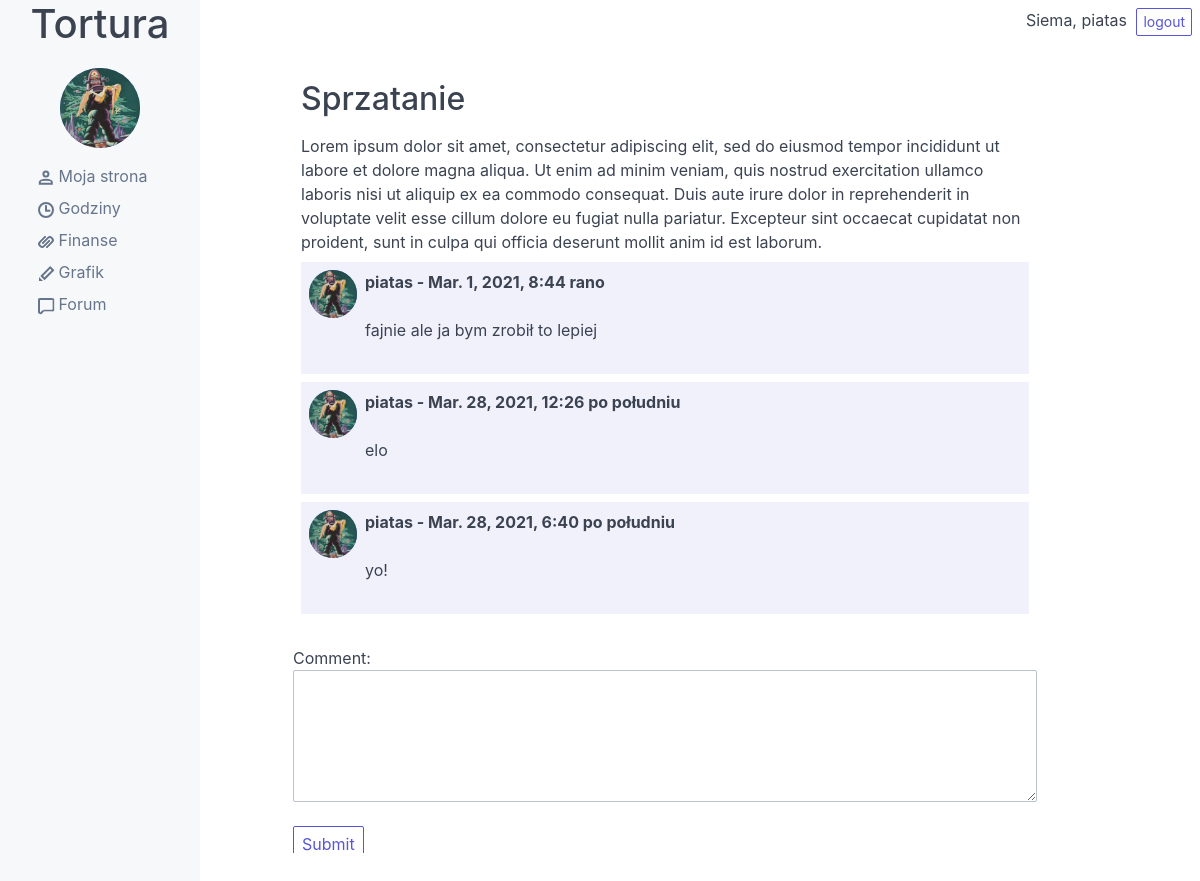
/article/2/ (signed in), run on an earlier commit of the app's database.
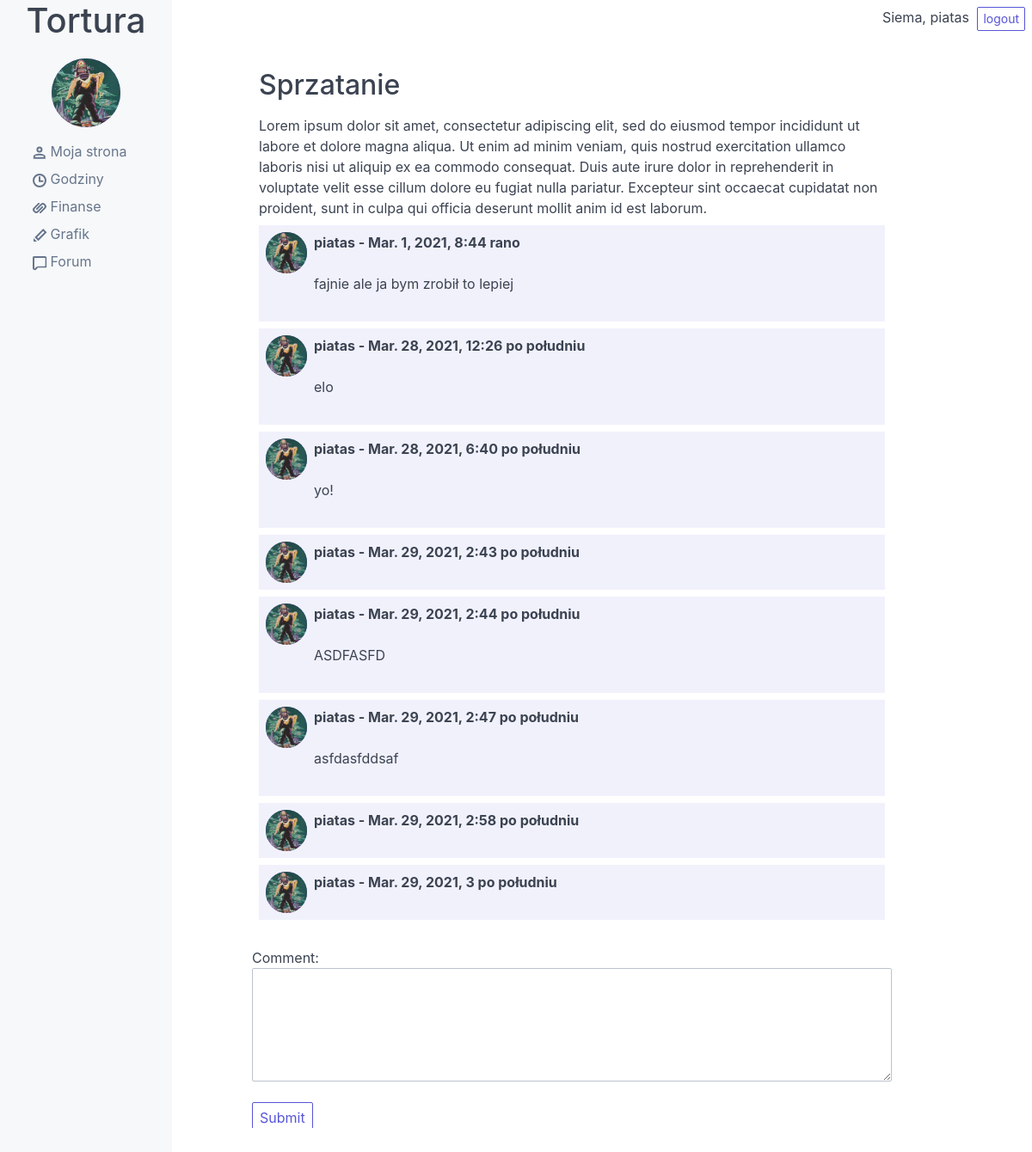
And on a later commit of the database.
### articles/models.py (models this page shows, shortened)
class Profile(models.Model):
    user = models.OneToOneField(User, null=True, on_delete=models.CASCADE)
    image = models.ImageField(default='default.jpg', upload_to='profile_pics')
    rate = models.FloatField(null=True)
    logged = models.BooleanField(default=False)

class Article(models.Model):
    user = models.ForeignKey(User, on_delete=models.SET_NULL, null=True)
    title = models.CharField(max_length=256, verbose_name='Title')
    content = models.TextField(verbose_name='Content')
    snippet = models.CharField(max_length=120, verbose_name='Snippet')
    publication_datetime = models.DateTimeField(auto_now_add=True)
    class Meta:
        ordering = ['-publication_datetime']

class Comment(models.Model):
    article = models.ForeignKey(Article, on_delete=models.CASCADE)
    user = models.ForeignKey(User, on_delete=models.SET_NULL, null=True)
    content = models.TextField(verbose_name='comment')
    email = models.EmailField(max_length=256, verbose_name='e-mail', default='')
    publication_datetime = models.DateTimeField(auto_now_add=True)
    status = models.CharField(
        max_length=8,
        choices=PUBLICATION_STATUSES,
        default='accepted',
        )

### articles/views.py (the view)
# urls.py: path('article/<int:pk>/', ArticleDetailView.as_view(), name='article-detail'),
class ArticleDetailView(LoginRequiredMixin, DetailView):
    model = apps.get_model('articles.Article')
    def get_context_data(self, **kwargs):
        context = super().get_context_data(**kwargs)
        context['form'] = CommentCreateForm()
        return context

### articles/forms.py
class CommentCreateForm(forms.ModelForm):
    class Meta:
        model = Comment
        fields = [
            'content',
            ]
    def __init__(self, *args, **kwargs):
        super().__init__(*args, **kwargs)
        self.fields['content'].widget.attrs.update({
            'class': 'form-input',
            'rows': 5,
            })
        self.fields['content'].required = False

### articles/templates/articles/article_detail.html (shortened to what this page needs)
{% extends 'base.html' %}
{% block content %}
<br>
<div>
    <div class="container">
    <h2>{{ article.title }}</h2>
    {{ article.content}}
    </div>
    {% for comment in article.comment_set.all %}
    {% if comment.status == 'accepted'%}
    <div class="tile bg-secondary p-2 m-2">
        <div class="tile-icon">
            <figure class="avatar avatar-lg">
                <img class="icon icon-file" src="{{ comment.user.profile.image.url }}" />
            </figure>
        </div>
        <div class="tile-content">
            <p class="tile-title">
                <strong>
                {{ comment.user }} - {{comment.publication_datetime}}
                </strong>
            </p>
            <p class="tile-subtitle">
                {{ comment.content }}
            </p>
        </div>
    </div>
    {% endif %}
    {% endfor %}
    <br>
    <form method="post" action="{% url 'articles:comment-create' article.id %}">
        <div class="form-group">
            {{ form.as_p }}
        </div>
        <input class='btn' type="submit" value="Submit">
    </form>
</div>
{% endblock %}

### templates/base.html (shortened to what this page needs)
{% load static %}
<!DOCTYPE html>
<html>
    <head>
        <link rel="stylesheet" href="{% static 'articles/css/spectre.css' %}">
        <link rel="stylesheet" href="{% static 'articles/css/spectre-exp.css' %}">
        <link rel="stylesheet" href="{% static 'articles/css/spectre-icons.css' %}">
        <link rel="stylesheet" href="{% static 'articles/css/style.css' %}">
    </head>
    <body>
        <div class="off-canvas off-canvas-sidebar-show body">
            <div id="sidebar-id" class="off-canvas-sidebar navbar-body">
                <div class="navbar-header">
                    <h1>Tortura</h1>
                    <figure class="avatar avatar-size">
                        <img class="icon icon-file" src="{{ user.profile.image.url }}" />
                    </figure>
                </div>
                <div class="navbar-menu mt-2">
                    <ul class="nav">
                        <li class="nav-item">
                            <a href="{% url 'articles:my-site' %}">
                                <i class="icon icon-people"></i>
                                Moja strona
                            </a>
                        </li>
                        <li class="nav-item">
                            <a href="{% url 'articles:hours' %}">
                                <i class="icon icon-time"></i>
                                Godziny
                            </a>
                        </li>
                        <li class="nav-item">
                            <a href="{% url 'articles:finance' %}">
                                <i class="icon icon-link"></i>
                                Finanse
                            </a>
                        </li>
                        <li class="nav-item">
                            <a href="{% url 'articles:schedule' %}">
                                <i class="icon icon-edit"></i>
                                Grafik
                            </a>
                        </li>
                        <li class="nav-item">
                            <a href="{% url 'articles:home' %}">
                                <i class="icon icon-message"></i>
                                Forum
                            </a>
                        </li>
                    </ul>
                </div>
            </div>
            <div class="off-canvas-content">
                <header>
                    <div class="top">
                        <span>Siema, {{ request.user }}</span>
                        <span style="margin-left: 5px">
                            <a class="btn btn-sm" href="{% url 'logout' %}"> logout </a>
                        </span>
                    </div>
                </header>
                <div class="off-canvas content-overflow" style="margin-top: 20px;">
                    <div class="container col-10 col-md-11" style="margin-left: 5px;">
                        {% block content %}
                        {% endblock %}
                    </div>
                </div>
            </div>
        </div>
    </body>
</html>

### articles/static/articles/css/spectre.css (style rules this page uses)
html { font-family: sans-serif; -webkit-text-size-adjust: 100%; -ms-text-size-adjust: 100%; }
body { margin: 0; }
article, aside, footer, header, nav, section { display: block; }
h1 { font-size: 2em; margin: .67em 0; }
figcaption, figure, main { display: block; }
a { background-color: transparent; -webkit-text-decoration-skip: objects; }
b, strong { font-weight: inherit; }
b, strong { font-weight: bolder; }
img { border-style: none; }
button, input, optgroup, select, textarea { font-family: inherit; font-size: inherit; line-height: inherit; margin: 0; }
button, input { overflow: visible; }
button, html [type="button"], [type="reset"], [type="submit"] { -webkit-appearance: button; }
textarea { overflow: auto; }
*, *::before, *::after { box-sizing: inherit; }
html { box-sizing: border-box; font-size: 20px; line-height: 1.5; -webkit-tap-highlight-color: transparent; }
body { background: #fff; color: #3b4351; font-family: -apple-system, system-ui, BlinkMacSystemFont, "Segoe UI", Roboto, "Helvetica Neue", sans-serif; font-size: .8rem; overflow-x: hidden; text-rendering: optimizeLegibility; }
a { color: #5755d9; outline: none; text-decoration: none; }
h1, h2, h3, h4, h5, h6 { color: inherit; font-weight: 500; line-height: 1.2; margin-bottom: .5em; margin-top: 0; }
h1, .h1 { font-size: 2rem; }
h2, .h2 { font-size: 1.6rem; }
p { margin: 0 0 1.2rem; }
a, ins, u { -webkit-text-decoration-skip: ink edges; text-decoration-skip: ink edges; }
ul, ol { margin: .8rem 0 .8rem .8rem; padding: 0; }
ul li, ol li { margin-top: .4rem; }
ul { list-style: disc inside; }
.btn { -webkit-appearance: none; -moz-appearance: none; appearance: none; background: #fff; border: .05rem solid #5755d9; border-radius: .1rem; color: #5755d9; cursor: pointer; display: inline-block; font-size: .8rem; height: 1.8rem; line-height: 1.2rem; outline: none; padding: .25rem .4rem; text-align: center; text-decoration: none; transition: background .2s, border .2s, box-shadow .2s, color .2s; -webkit-user-select: none; -moz-user-select: none; -ms-user-select: none; user-select: none; vertical-align: middle; white-space: nowrap; }
.btn.btn-sm { font-size: .7rem; height: 1.4rem; padding: .05rem .3rem; }
.form-group:not(:last-child) { margin-bottom: .4rem; }
.form-input { -webkit-appearance: none; -moz-appearance: none; appearance: none; background: #fff; background-image: none; border: .05rem solid #bcc3ce; border-radius: .1rem; color: #3b4351; display: block; font-size: .8rem; height: 1.8rem; line-height: 1.2rem; max-width: 100%; outline: none; padding: .25rem .4rem; position: relative; transition: background .2s, border .2s, box-shadow .2s, color .2s; width: 100%; }
.form-input::placeholder { color: #bcc3ce; }
textarea.form-input, textarea.form-input.input-lg, textarea.form-input.input-sm { height: auto; }
.container { margin-left: auto; margin-right: auto; padding-left: .4rem; padding-right: .4rem; width: 100%; }
.col-10 { width: 83.33333333%; }
.avatar { background: #5755d9; border-radius: 50%; color: rgba(255, 255, 255, .85); display: inline-block; font-size: .8rem; font-weight: 300; height: 1.6rem; line-height: 1.25; margin: 0; position: relative; vertical-align: middle; width: 1.6rem; }
.avatar.avatar-lg { font-size: 1.2rem; height: 2.4rem; width: 2.4rem; }
.avatar img { border-radius: 50%; height: 100%; position: relative; width: 100%; z-index: 1; }
.nav { display: -ms-flexbox; display: flex; -ms-flex-direction: column; flex-direction: column; list-style: none; margin: .2rem 0; }
.nav .nav-item a { color: #66758c; padding: .2rem .4rem; text-decoration: none; }
.tile { align-content: space-between; align-items: flex-start; display: -ms-flexbox; display: flex; -ms-flex-align: start; -ms-flex-line-pack: justify; }
.tile .tile-icon, .tile .tile-action { -ms-flex: 0 0 auto; flex: 0 0 auto; }
.tile .tile-content { -ms-flex: 1 1 auto; flex: 1 1 auto; }
.tile .tile-content:not(:first-child) { padding-left: .4rem; }
.tile .tile-title, .tile .tile-subtitle { line-height: 1.2rem; }
.bg-secondary { background: #f1f1fc !important; }
.m-2 { margin: .4rem !important; }
.mt-2 { margin-top: .4rem !important; }
.p-2 { padding: .4rem !important; }

What changed in the data, as far as the page shows it:
added Comment: user.profile.image (picture), user "piatas", publication_datetime "Mar. 29, 2021, 2:43 po południu"
added Comment: user.profile.image (picture), user "piatas", publication_datetime "Mar. 29, 2021, 2:44 po południu", content "ASDFASFD"
added Comment: user.profile.image (picture), user "piatas", publication_datetime "Mar. 29, 2021, 2:47 po południu", content "asfdasfddsaf"
added Comment: user.profile.image (picture), user "piatas", publication_datetime "Mar. 29, 2021, 2:58 po południu"
added Comment: user.profile.image (picture), user "piatas", publication_datetime "Mar. 29, 2021, 3 po południu"
